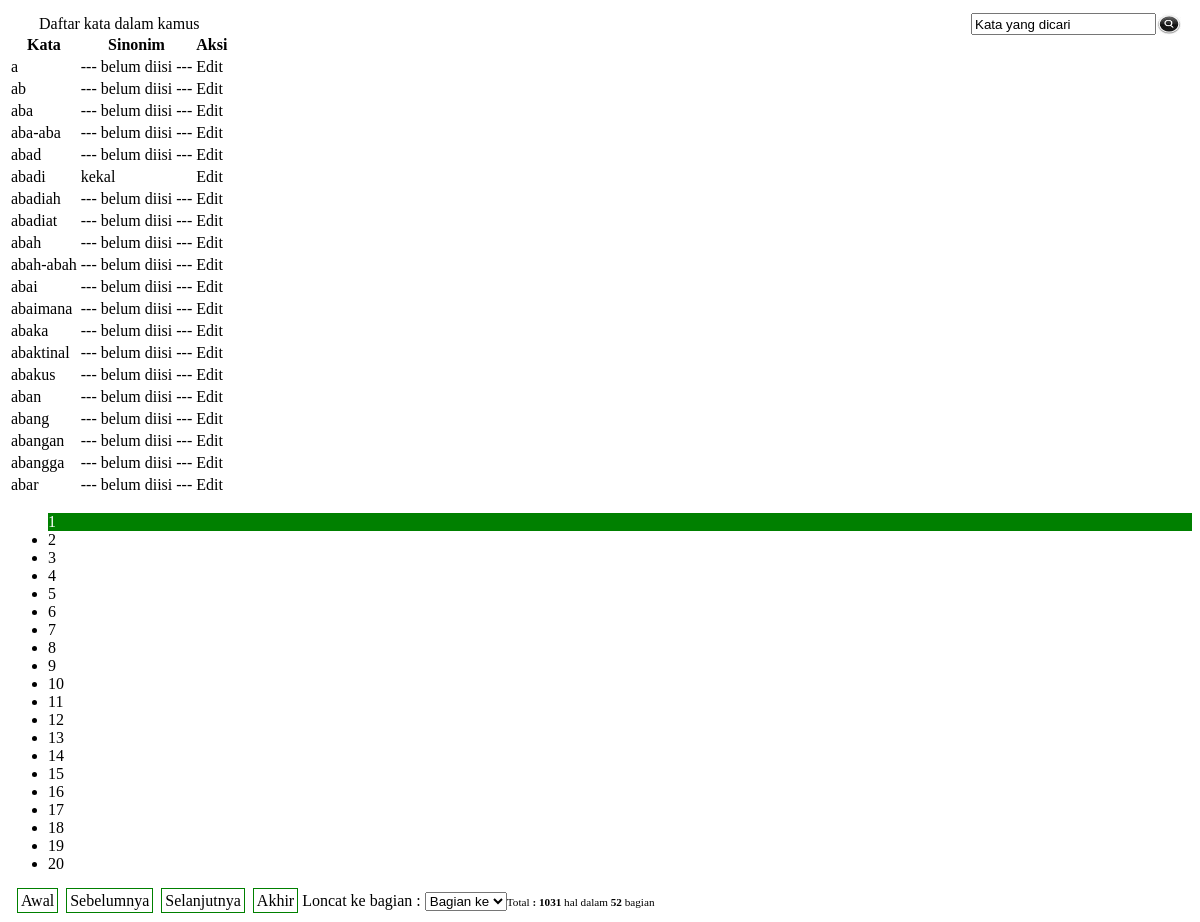
The app's page /daftar_kata.php?cari=a with its own data.
### tables this page shows
CREATE TABLE IF NOT EXISTS `kamus` (
  `kata` varchar(60) NOT NULL,
  `sinonim` varchar(100) DEFAULT NULL,
  UNIQUE KEY `kata` (`kata`)
);

### daftar_kata.php (the view, shortened to what this page needs)
<?php
$limit = 20;
$paging_tampil = 20;
if(isset($_GET['hal'])){
	$hal = ($_GET['hal'] - 1) * $limit;
	$hal_terpilih = $_GET['hal'];
	$bag_sekarang = $_GET['bag'];
	}
	else {
	$hal = 0;
	$hal_terpilih = 1;
	$bag_sekarang = 1;
	}
if(isset($_GET['cari']) && $_GET['cari'] != ""){
	$cari = " where kata like '%".$_GET['cari']."%'";
	}
else {
	$cari = "";
	}
$bag_prev = $bag_sekarang - 1;
$bag_next = $bag_sekarang + 1;
$sql_total = "select count(*) from kamus".$cari;
$jum_total = mysql_result(mysql_query($sql_total),0);
$jum_hal = ceil($jum_total / $limit);
$total_bagian = ceil($jum_hal / $paging_tampil);
$sql = "select kata,ifnull(sinonim,'--- belum diisi ---') as sinonim from kamus $cari limit $hal,$limit";
$sql_exe = mysql_query($sql);
echo "<div class='cari'><input type='text' onfocus='pilih_cari(this)' onblur='biar(this)' value='Kata yang dicari' /><input type='image' width=24px onclick='cari_kata(this)' src='images/cari.jpg' /></div>";
echo "<table class='data'>";
echo "<caption>Daftar kata dalam kamus</caption>";
echo "<thead>
		<tr>
			<th>Kata</th>
			<th>Sinonim</th>
			<th>Aksi</th>
		</tr>
	</thead>
	<tbody style='text-align:left'>";
while($data = mysql_fetch_array($sql_exe)){
	echo "<tr>
			<td>$data[0]</td>
			<td>$data[1]</td>
			<td style='cursor:pointer' onclick='edit(this)'>Edit</td>
		</tr>";
	}
echo "</tbody></table>";
echo "<div id='paging'>";
echo "<ul>";
$nomer_awal = $paging_tampil * ($bag_sekarang - 1) + 1 ;
$nomer_akhir = $nomer_awal + $paging_tampil;
for($i = $nomer_awal; $i < $nomer_akhir ;$i++){
	if($i > $jum_hal){
		$display = "style='display:none'";
		}
	else {
		$display = "";
		}
	if($i == $hal_terpilih){
	echo "<li onclick='kata_di_hal(this)' style='background-color:green;color:#fff' >".$i."</li>";
		}
	else {
	echo "<li onclick='kata_di_hal(this)' $display >".$i."</li>";
		}
	}
echo "</ul>";
echo "</div>";
echo "<div style='width:80%;padding:3px;margin:2px'><span id='prev'>".$bag_prev."</span><span onclick='awal()' class='prev_next'>Awal</span><span onclick='prev()' class='prev_next' >Sebelumnya</span>";
echo "<span onclick='next()' class='prev_next'>Selanjutnya</span><span onclick='akhir()' class='prev_next'>Akhir</span><span id='next'>".$bag_next."</span>";
echo "<span>Loncat ke bagian : <select id='loncat' onchange='loncat(this)'>";
echo "<option>Bagian ke</option>";
echo "</select></span>";
echo "<span style='font-size:0.7em'>Total <b>: $jum_hal </b>hal dalam <b>".$total_bagian."</b> bagian</span>";
echo "</div>";
?>

### daftar_kata.php (style rules this page uses)
.prev_next { cursor:pointer; padding:3px; margin:4px; background-color:#fff; border:1px solid green; }
table.data { margin-top:15px; }
.cari { position:absolute; right:15px; top:9px; padding:4px; v-align:center; display:inline; }
.cari input { float:left; display:inline; height:22px; margin:0px 0px 0px 1px; }

### records on screen
kamus: kata "a", data "--- belum diisi ---"
kamus: kata "ab", data "--- belum diisi ---"
kamus: kata "aba", data "--- belum diisi ---"
kamus: kata "aba-aba", data "--- belum diisi ---"
kamus: kata "abad", data "--- belum diisi ---"
kamus: kata "abadi", data "kekal"
kamus: kata "abadiah", data "--- belum diisi ---"
kamus: kata "abadiat", data "--- belum diisi ---"
kamus: kata "abah", data "--- belum diisi ---"
kamus: kata "abah-abah", data "--- belum diisi ---"
kamus: kata "abai", data "--- belum diisi ---"
kamus: kata "abaimana", data "--- belum diisi ---"
kamus: kata "abaka", data "--- belum diisi ---"
kamus: kata "abaktinal", data "--- belum diisi ---"
kamus: kata "abakus", data "--- belum diisi ---"
kamus: kata "aban", data "--- belum diisi ---"
kamus: kata "abang", data "--- belum diisi ---"
kamus: kata "abangan", data "--- belum diisi ---"
kamus: kata "abangga", data "--- belum diisi ---"
kamus: kata "abar", data "--- belum diisi ---"

### other values on screen
$jum_hal "1031"
$total_bagian "52"
